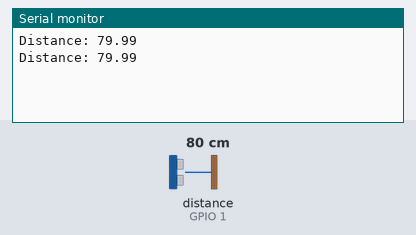
The program below on a simulated Seeed XIAO ESP32-S3. Parts: the last lines printed to the serial monitor. Wiring (inferred from the names in the program): ultrasonic range finder: trigger GPIO 0; echo GPIO 1. The test bench sets the inputs (shaded band); at power-on: distance to the obstacle (sensor on GPIO 1) 80 cm. The echo pulse lasts 58.3 µs per cm.

Above: at 1.8 s.
1.9 s: distance to the obstacle (sensor on GPIO 1) set to 2 cm
At 2.8 s:
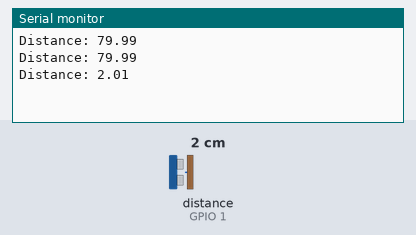
3.4 s: distance to the obstacle (sensor on GPIO 1) set to 4 cm
At 4.7 s:
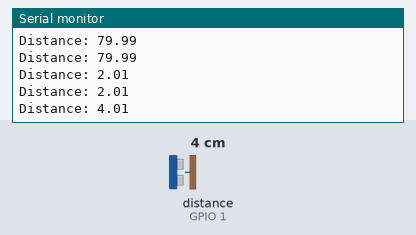
Timing chart, 0 to 6.4 s (numbered marks = the images above; inputs shaded):
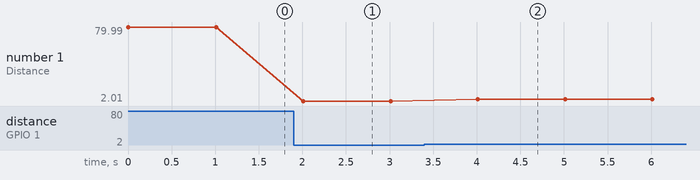

Measured:
- after the input at 1.9 s, the serial monitor: prints a new line after 0.11 s (image 1)
- after the input at 3.4 s, the serial monitor: prints a new line after 0.61 s (image 2)
- plotted number 1: 79.99 → 2.01 after the input at 1.9 s, 2.01 → 4.01 after the input at 3.4 s

The program:

main.cpp
```cpp
#include <Arduino.h>

// Define pins for HC-SR04
const int trigPin = 0;
const int echoPin = 1;

void setup() {
  // Initialize Serial Monitor
  Serial.begin(9600);

  // Define sensor pins
  pinMode(trigPin, OUTPUT);
  pinMode(echoPin, INPUT);
}

void loop() {
  // Clear the trigPin condition
  digitalWrite(trigPin, LOW);
  delayMicroseconds(2);

  // Set the trigPin HIGH for 10 microseconds to send the pulse
  digitalWrite(trigPin, HIGH);
  delayMicroseconds(10);
  digitalWrite(trigPin, LOW);

  // Read the echoPin and calculate the duration in microseconds
  long duration = pulseIn(echoPin, HIGH);

  // Calculate the distance in centimeters
  // Speed of sound = 34300 cm/s at sea level
  // The time returned is the time it takes to go to the object and back, so we divide by 2
  // 34300 cm/s divided by 2 (back and forth) = 17150 cm/s
  float distance = duration * 0.0343 / 2;

  // Print the distance on the Serial Monitor
  Serial.print("Distance: ");
  Serial.println(distance);

  // Delay 1 second before the next measurement
  delay(1000);
}
```
